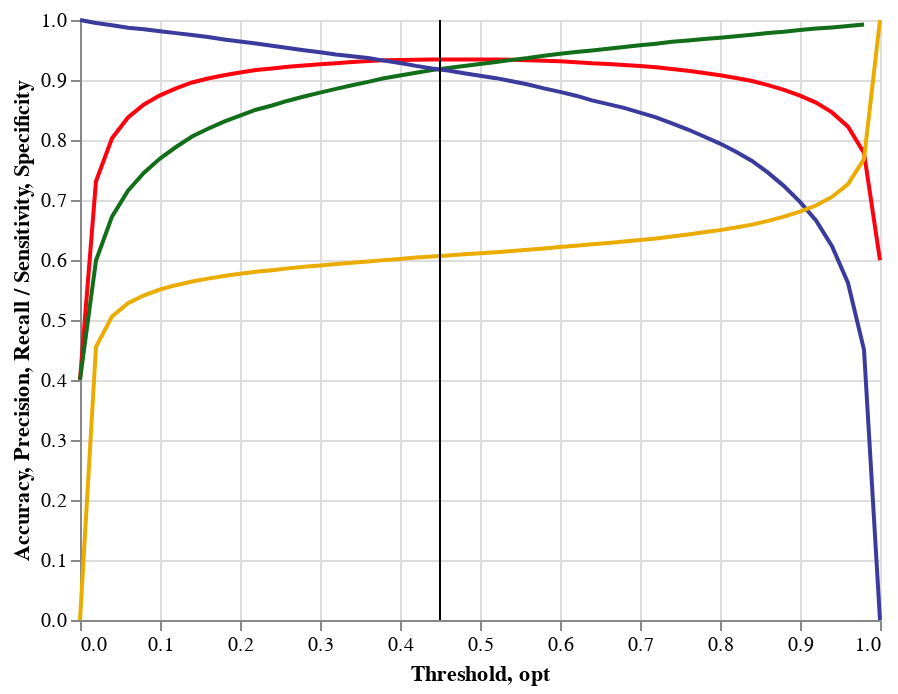

Here is the notebook cell this chart was saved with:
### Code cell
source = df_thresh
source['opt'] = .45

base = alt.Chart(source)

#red
acc= base.mark_line(color="#fc030f").encode(
    x='Threshold:Q',
    y='Accuracy:Q'
)
#green
prec = base.mark_line(color="#136e1a").encode(
    x='Threshold:Q',
    y='Precision:Q'
)
#blue
rec = base.mark_line(color="#3a3b9c").encode(
    x='Threshold:Q',
    y='Recall / Sensitivity:Q'
)
#orange
spec = base.mark_line(color="#ebac00").encode(
    x='Threshold:Q',
    y='Specificity:Q'
)

optimal = base.mark_rule().encode(
    x='opt'
)
acc+prec+rec+spec+optimal

### Figure 1 — Vega-Lite specification as saved in the notebook (floating-point values rounded to 4 significant figures)
{"config": {"view": {"continuousWidth": 400, "continuousHeight": 300}}, "layer": [{"mark": {"type": "line", "color": "#fc030f"}, "encoding": {"x": {"type": "quantitative", "field": "Threshold"}, "y": {"type": "quantitative", "field": "Accuracy"}}}, {"mark": {"type": "line", "color": "#136e1a"}, "encoding": {"x": {"type": "quantitative", "field": "Threshold"}, "y": {"type": "quantitative", "field": "Precision"}}}, {"mark": {"type": "line", "color": "#3a3b9c"}, "encoding": {"x": {"type": "quantitative", "field": "Threshold"}, "y": {"type": "quantitative", "field": "Recall / Sensitivity"}}}, {"mark": {"type": "line", "color": "#ebac00"}, "encoding": {"x": {"type": "quantitative", "field": "Threshold"}, "y": {"type": "quantitative", "field": "Specificity"}}}, {"mark": "rule", "encoding": {"x": {"type": "quantitative", "field": "opt"}}}], "data": {"name": "data-c63dc66376d0695668acf7421bcd56da"}, "$schema": "https://vega.github.io/schema/vega-lite/v4.8.1.json", "datasets": {"data-c63dc66376d0695668acf7421bcd56da": [{"Threshold": 0.0, "TP": 19026, "TN": 0, "FP": 28492, "FN": 0, "Accuracy": 0.4004, "Precision": 0.4004, "Recall / Sensitivity": 1.0, "Specificity": 0.0, "F1": 0.5718, "opt": 0.45}, {"Threshold": 0.02, "TP": 18929, "TN": 15823, "FP": 12669, "FN": 97, "Accuracy": 0.7313, "Precision": 0.5991, "Recall / Sensitivity": 0.9949, "Specificity": 0.4553, "F1": 0.7478, "opt": 0.45}, {"Threshold": 0.04, "TP": 18859, "TN": 19299, "FP": 9193, "FN": 167, "Accuracy": 0.803, "Precision": 0.6723, "Recall / Sensitivity": 0.9912, "Specificity": 0.5058, "F1": 0.8012, "opt": 0.45}, {"Threshold": 0.06, "TP": 18781, "TN": 21021, "FP": 7471, "FN": 245, "Accuracy": 0.8376, "Precision": 0.7154, "Recall / Sensitivity": 0.9871, "Specificity": 0.5281, "F1": 0.8296, "opt": 0.45}, {"Threshold": 0.08, "TP": 18733, "TN": 22101, "FP": 6391, "FN": 293, "Accuracy": 0.8593, "Precision": 0.7456, "Recall / Sensitivity": 0.9846, "Specificity": 0.5412, "F1": 0.8486, "opt": 0.45}, {"Threshold": 0.1, "TP": 18667, "TN": 22887, "FP": 5605, "FN": 359, "Accuracy": 0.8745, "Precision": 0.7691, "Recall / Sensitivity": 0.9811, "Specificity": 0.5508, "F1": 0.8623, "opt": 0.45}, {"Threshold": 0.12, "TP": 18610, "TN": 23495, "FP": 4997, "FN": 416, "Accuracy": 0.8861, "Precision": 0.7883, "Recall / Sensitivity": 0.9781, "Specificity": 0.558, "F1": 0.873, "opt": 0.45}, {"Threshold": 0.14, "TP": 18549, "TN": 24022, "FP": 4470, "FN": 477, "Accuracy": 0.8959, "Precision": 0.8058, "Recall / Sensitivity": 0.9749, "Specificity": 0.5643, "F1": 0.8823, "opt": 0.45}, {"Threshold": 0.16, "TP": 18484, "TN": 24398, "FP": 4094, "FN": 542, "Accuracy": 0.9024, "Precision": 0.8187, "Recall / Sensitivity": 0.9715, "Specificity": 0.569, "F1": 0.8886, "opt": 0.45}, {"Threshold": 0.18, "TP": 18408, "TN": 24739, "FP": 3753, "FN": 618, "Accuracy": 0.908, "Precision": 0.8306, "Recall / Sensitivity": 0.9675, "Specificity": 0.5734, "F1": 0.8939, "opt": 0.45}, {"Threshold": 0.2, "TP": 18341, "TN": 25019, "FP": 3473, "FN": 685, "Accuracy": 0.9125, "Precision": 0.8408, "Recall / Sensitivity": 0.964, "Specificity": 0.577, "F1": 0.8982, "opt": 0.45}, {"Threshold": 0.22, "TP": 18280, "TN": 25278, "FP": 3214, "FN": 746, "Accuracy": 0.9167, "Precision": 0.8505, "Recall / Sensitivity": 0.9608, "Specificity": 0.5803, "F1": 0.9023, "opt": 0.45}, {"Threshold": 0.24, "TP": 18209, "TN": 25468, "FP": 3024, "FN": 817, "Accuracy": 0.9192, "Precision": 0.8576, "Recall / Sensitivity": 0.9571, "Specificity": 0.5831, "F1": 0.9046, "opt": 0.45}, {"Threshold": 0.26, "TP": 18136, "TN": 25674, "FP": 2818, "FN": 890, "Accuracy": 0.922, "Precision": 0.8655, "Recall / Sensitivity": 0.9532, "Specificity": 0.586, "F1": 0.9073, "opt": 0.45}, {"Threshold": 0.28, "TP": 18068, "TN": 25852, "FP": 2640, "FN": 958, "Accuracy": 0.9243, "Precision": 0.8725, "Recall / Sensitivity": 0.9496, "Specificity": 0.5886, "F1": 0.9094, "opt": 0.45}, {"Threshold": 0.3, "TP": 18002, "TN": 26011, "FP": 2481, "FN": 1024, "Accuracy": 0.9262, "Precision": 0.8789, "Recall / Sensitivity": 0.9462, "Specificity": 0.591, "F1": 0.9113, "opt": 0.45}, {"Threshold": 0.32, "TP": 17932, "TN": 26166, "FP": 2326, "FN": 1094, "Accuracy": 0.928, "Precision": 0.8852, "Recall / Sensitivity": 0.9425, "Specificity": 0.5934, "F1": 0.9129, "opt": 0.45}, {"Threshold": 0.34, "TP": 17874, "TN": 26311, "FP": 2181, "FN": 1152, "Accuracy": 0.9299, "Precision": 0.8912, "Recall / Sensitivity": 0.9395, "Specificity": 0.5955, "F1": 0.9147, "opt": 0.45}, {"Threshold": 0.36, "TP": 17818, "TN": 26443, "FP": 2049, "FN": 1208, "Accuracy": 0.9315, "Precision": 0.8969, "Recall / Sensitivity": 0.9365, "Specificity": 0.5974, "F1": 0.9163, "opt": 0.45}, {"Threshold": 0.38, "TP": 17738, "TN": 26584, "FP": 1908, "FN": 1288, "Accuracy": 0.9327, "Precision": 0.9029, "Recall / Sensitivity": 0.9323, "Specificity": 0.5998, "F1": 0.9174, "opt": 0.45}, {"Threshold": 0.4, "TP": 17664, "TN": 26690, "FP": 1802, "FN": 1362, "Accuracy": 0.9334, "Precision": 0.9074, "Recall / Sensitivity": 0.9284, "Specificity": 0.6017, "F1": 0.9178, "opt": 0.45}, {"Threshold": 0.42, "TP": 17571, "TN": 26799, "FP": 1693, "FN": 1455, "Accuracy": 0.9338, "Precision": 0.9121, "Recall / Sensitivity": 0.9235, "Specificity": 0.604, "F1": 0.9178, "opt": 0.45}, {"Threshold": 0.44, "TP": 17490, "TN": 26898, "FP": 1594, "FN": 1536, "Accuracy": 0.9341, "Precision": 0.9165, "Recall / Sensitivity": 0.9193, "Specificity": 0.606, "F1": 0.9179, "opt": 0.45}, {"Threshold": 0.46, "TP": 17422, "TN": 26975, "FP": 1517, "FN": 1604, "Accuracy": 0.9343, "Precision": 0.9199, "Recall / Sensitivity": 0.9157, "Specificity": 0.6076, "F1": 0.9178, "opt": 0.45}, {"Threshold": 0.48, "TP": 17337, "TN": 27052, "FP": 1440, "FN": 1689, "Accuracy": 0.9342, "Precision": 0.9233, "Recall / Sensitivity": 0.9112, "Specificity": 0.6094, "F1": 0.9172, "opt": 0.45}, {"Threshold": 0.5, "TP": 17256, "TN": 27124, "FP": 1368, "FN": 1770, "Accuracy": 0.934, "Precision": 0.9265, "Recall / Sensitivity": 0.907, "Specificity": 0.6112, "F1": 0.9167, "opt": 0.45}, {"Threshold": 0.52, "TP": 17182, "TN": 27199, "FP": 1293, "FN": 1844, "Accuracy": 0.934, "Precision": 0.93, "Recall / Sensitivity": 0.9031, "Specificity": 0.6129, "F1": 0.9163, "opt": 0.45}, {"Threshold": 0.54, "TP": 17086, "TN": 27276, "FP": 1216, "FN": 1940, "Accuracy": 0.9336, "Precision": 0.9336, "Recall / Sensitivity": 0.898, "Specificity": 0.6149, "F1": 0.9155, "opt": 0.45}, {"Threshold": 0.56, "TP": 16982, "TN": 27345, "FP": 1147, "FN": 2044, "Accuracy": 0.9328, "Precision": 0.9367, "Recall / Sensitivity": 0.8926, "Specificity": 0.6169, "F1": 0.9141, "opt": 0.45}, {"Threshold": 0.58, "TP": 16859, "TN": 27426, "FP": 1066, "FN": 2167, "Accuracy": 0.932, "Precision": 0.9405, "Recall / Sensitivity": 0.8861, "Specificity": 0.6193, "F1": 0.9125, "opt": 0.45}, {"Threshold": 0.6, "TP": 16746, "TN": 27496, "FP": 996, "FN": 2280, "Accuracy": 0.9311, "Precision": 0.9439, "Recall / Sensitivity": 0.8802, "Specificity": 0.6215, "F1": 0.9109, "opt": 0.45}, {"Threshold": 0.62, "TP": 16626, "TN": 27554, "FP": 938, "FN": 2400, "Accuracy": 0.9298, "Precision": 0.9466, "Recall / Sensitivity": 0.8739, "Specificity": 0.6237, "F1": 0.9088, "opt": 0.45}, {"Threshold": 0.64, "TP": 16477, "TN": 27612, "FP": 880, "FN": 2549, "Accuracy": 0.9278, "Precision": 0.9493, "Recall / Sensitivity": 0.866, "Specificity": 0.6263, "F1": 0.9058, "opt": 0.45}, {"Threshold": 0.66, "TP": 16358, "TN": 27672, "FP": 820, "FN": 2668, "Accuracy": 0.9266, "Precision": 0.9523, "Recall / Sensitivity": 0.8598, "Specificity": 0.6285, "F1": 0.9037, "opt": 0.45}, {"Threshold": 0.68, "TP": 16238, "TN": 27725, "FP": 767, "FN": 2788, "Accuracy": 0.9252, "Precision": 0.9549, "Recall / Sensitivity": 0.8535, "Specificity": 0.6306, "F1": 0.9013, "opt": 0.45}, {"Threshold": 0.7, "TP": 16089, "TN": 27784, "FP": 708, "FN": 2937, "Accuracy": 0.9233, "Precision": 0.9578, "Recall / Sensitivity": 0.8456, "Specificity": 0.6333, "F1": 0.8982, "opt": 0.45}, {"Threshold": 0.72, "TP": 15940, "TN": 27836, "FP": 656, "FN": 3086, "Accuracy": 0.9213, "Precision": 0.9605, "Recall / Sensitivity": 0.8378, "Specificity": 0.6359, "F1": 0.895, "opt": 0.45}, {"Threshold": 0.74, "TP": 15747, "TN": 27897, "FP": 595, "FN": 3279, "Accuracy": 0.9185, "Precision": 0.9636, "Recall / Sensitivity": 0.8277, "Specificity": 0.6392, "F1": 0.8905, "opt": 0.45}, {"Threshold": 0.76, "TP": 15553, "TN": 27944, "FP": 548, "FN": 3473, "Accuracy": 0.9154, "Precision": 0.966, "Recall / Sensitivity": 0.8175, "Specificity": 0.6424, "F1": 0.8855, "opt": 0.45}, {"Threshold": 0.78, "TP": 15333, "TN": 27990, "FP": 502, "FN": 3693, "Accuracy": 0.9117, "Precision": 0.9683, "Recall / Sensitivity": 0.8059, "Specificity": 0.6461, "F1": 0.8797, "opt": 0.45}, {"Threshold": 0.8, "TP": 15107, "TN": 28031, "FP": 461, "FN": 3919, "Accuracy": 0.9078, "Precision": 0.9704, "Recall / Sensitivity": 0.794, "Specificity": 0.6498, "F1": 0.8734, "opt": 0.45}, {"Threshold": 0.82, "TP": 14851, "TN": 28079, "FP": 413, "FN": 4175, "Accuracy": 0.9034, "Precision": 0.9729, "Recall / Sensitivity": 0.7806, "Specificity": 0.6541, "F1": 0.8662, "opt": 0.45}, {"Threshold": 0.84, "TP": 14558, "TN": 28127, "FP": 365, "FN": 4468, "Accuracy": 0.8983, "Precision": 0.9755, "Recall / Sensitivity": 0.7652, "Specificity": 0.6589, "F1": 0.8576, "opt": 0.45}, {"Threshold": 0.86, "TP": 14186, "TN": 28179, "FP": 313, "FN": 4840, "Accuracy": 0.8916, "Precision": 0.9784, "Recall / Sensitivity": 0.7456, "Specificity": 0.6651, "F1": 0.8463, "opt": 0.45}, {"Threshold": 0.88, "TP": 13759, "TN": 28219, "FP": 273, "FN": 5267, "Accuracy": 0.8834, "Precision": 0.9805, "Recall / Sensitivity": 0.7232, "Specificity": 0.6722, "F1": 0.8324, "opt": 0.45}, {"Threshold": 0.9, "TP": 13260, "TN": 28267, "FP": 225, "FN": 5766, "Accuracy": 0.8739, "Precision": 0.9833, "Recall / Sensitivity": 0.6969, "Specificity": 0.6807, "F1": 0.8157, "opt": 0.45}, {"Threshold": 0.92, "TP": 12671, "TN": 28310, "FP": 182, "FN": 6355, "Accuracy": 0.8624, "Precision": 0.9858, "Recall / Sensitivity": 0.666, "Specificity": 0.6908, "F1": 0.7949, "opt": 0.45}, {"Threshold": 0.94, "TP": 11855, "TN": 28344, "FP": 148, "FN": 7171, "Accuracy": 0.846, "Precision": 0.9877, "Recall / Sensitivity": 0.6231, "Specificity": 0.7051, "F1": 0.7641, "opt": 0.45}, {"Threshold": 0.96, "TP": 10688, "TN": 28382, "FP": 110, "FN": 8338, "Accuracy": 0.8222, "Precision": 0.9898, "Recall / Sensitivity": 0.5618, "Specificity": 0.7264, "F1": 0.7167, "opt": 0.45}, {"Threshold": 0.98, "TP": 8572, "TN": 28426, "FP": 66, "FN": 10454, "Accuracy": 0.7786, "Precision": 0.9924, "Recall / Sensitivity": 0.4505, "Specificity": 0.7683, "F1": 0.6197, "opt": 0.45}, {"Threshold": 1.0, "TP": 0, "TN": 28492, "FP": 0, "FN": 19026, "Accuracy": 0.5996, "Precision": null, "Recall / Sensitivity": 0.0, "Specificity": 1.0, "F1": null, "opt": 0.45}]}}
